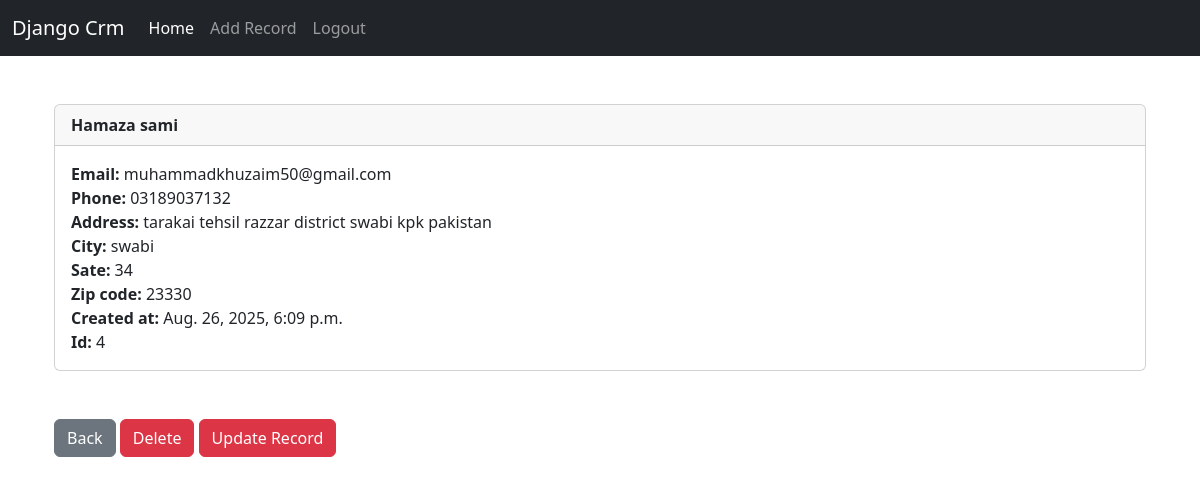
The app's page /record/4 (signed in) with its own data.
### website/models.py (models this page shows, shortened)
class Record(models.Model):
    created_at=models.DateTimeField(auto_now_add=True)
    first_name = models.CharField(max_length=50)
    last_name = models.CharField(max_length=50)
    address= models.CharField(max_length=100)
    city = models.CharField(max_length=50)
    state = models.CharField(max_length=50)
    zip_code = models.CharField(max_length=50)
    email = models.CharField(max_length=50)
    phone = models.CharField(max_length=15)

### website/views.py (the view)
# urls.py: path('record/<int:pk>', views.customer_record, name='record'),
def customer_record(request, pk):
    if request.user.is_authenticated:
        customer_record=Record.objects.get(id=pk)
        return render(request, 'website/record.html', {'customer_record' : customer_record})
    else:
        messages.success(request, "You must be logged in to access records")
        return redirect('home')

### website/templates/website/record.html
{% extends 'website/base.html' %} {% block content %}
<div class="container mt-5">
<div class="card">
    <div class="card-header">
        <strong>
            {{ customer_record.first_name }} {{ customer_record.last_name }}
        </strong>
    </div>
    <div class="card-body">
        <p class="card-text">
            <strong>Email: </strong>{{ customer_record.email }}<br/>
            <strong>Phone: </strong>{{ customer_record.phone }}<br/>
            <strong>Address: </strong>{{ customer_record.address }}<br/>
            <strong>City: </strong>{{ customer_record.city }}<br/>
            <strong>Sate: </strong>{{ customer_record.state }}<br/>
            <strong>Zip code: </strong>{{ customer_record.zip_code }}<br/>
            <strong>Created at: </strong>{{ customer_record.created_at }}<br/>
            <strong>Id: </strong>{{ customer_record.id }}
        </p>
    </div>
</div>
<br/><br/>
<a href="{% url 'home' %}" class="btn btn-secondary">Back</a>
<a href="{% url 'delete_record' customer_record.id %}" class="btn btn-danger">Delete</a>
<a href="{% url 'update_record' customer_record.id %}" class="btn btn-danger">Update Record</a>
</div>
{% endblock %}

### records on screen
Record: first_name "Hamaza", last_name "sami", email "muhammadkhuzaim50@gmail.com", phone "03189037132", address "tarakai tehsil razzar district swabi kpk pakistan", city "swabi", state "34", zip_code "23330", created_at "Aug. 26, 2025, 6:09 p.m.", id "4"
